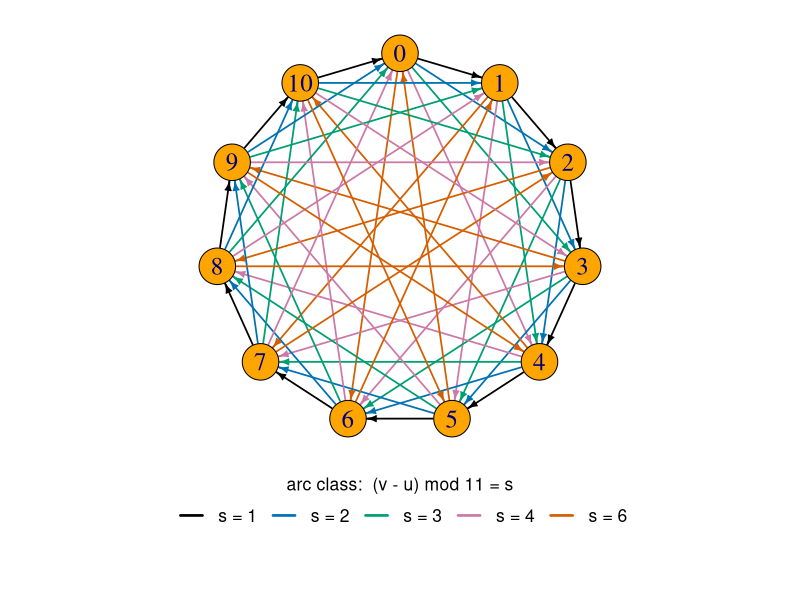

Write R code to recreate this figure.
# cA3.pdf (manuscript Figure 5, Counterexample 5.2): the unique regular
# counterexample to A(3) at n = 11 -- the circulant tournament on Z_11 with
# connection set S = {1,2,3,4,6} (arc u -> v iff (v-u) mod 11 in S).
# The drawing places the residues 0..10 on a circle (0 at top, clockwise) and
# colours each arc by its step (v-u) mod 11, so the five translation-classes of
# arcs -- the connection set that defines the tournament -- are visible, and the
# C_11 rotational symmetry (Aut(cA3) = C_11) is manifest.
#
# Self-verification before plotting: (a) exactly one arc per pair (tournament);
# (b) regular, every out-degree 5; (c) the six-order 2/3-certificate of
# Appendix D makes every one of the 55 arcs forward in exactly 4 of the 6 orders
# (all arcs tight at 4/6 = 2/3), so alpha* = 2/3. The script stops on any mismatch.
library(igraph)
# outputs are written to the working directory -- run this script from its own folder

n = 11
S = c(1, 2, 3, 4, 6)

# build the circulant (residues 0..10 <-> internal vertices 1..11)
adj = matrix(FALSE, n, n)
for (u in 0:10) for (s in S) {
  v = (u + s) %% 11
  adj[u + 1, v + 1] = TRUE
}
for (i in 1:(n - 1)) for (j in (i + 1):n) stopifnot(adj[i, j] + adj[j, i] == 1)  # tournament
stopifnot(all(rowSums(adj) == 5))                                                # regular

# the six-order 2/3-certificate (Appendix D; residue labels, earliest first)
orders = list(
  c(10, 0, 1, 2, 3, 4, 5, 6, 7, 8, 9),
  c( 4, 5, 6, 7, 8, 9,10, 0, 1, 2, 3),
  c( 7, 9, 0, 2, 4, 6, 8,10, 1, 3, 5),
  c( 8,10, 1, 3, 5, 7, 9, 0, 2, 4, 6),
  c( 2, 5, 8, 0, 3, 6, 9, 1, 4, 7,10),
  c( 3, 6, 9, 1, 4, 7,10, 2, 5, 8, 0))
fwd = matrix(0L, n, n)
for (O in orders) {
  pos = integer(n); pos[O + 1] = 1:n
  for (u in 0:10) for (v in 0:10) if (adj[u + 1, v + 1] && pos[u + 1] < pos[v + 1])
    fwd[u + 1, v + 1] = fwd[u + 1, v + 1] + 1L
}
stopifnot(all(fwd[adj] == 4))    # every arc forward in exactly 4/6 orders => alpha* = 2/3
cat("cA3 checks passed: tournament, regular (out-deg 5), all 55 arcs tight at 4/6 = 2/3\n")

# edge list, coloured by step class
pal = c("1" = "#000000", "2" = "#0072B2", "3" = "#009E73",
        "4" = "#CC79A7", "6" = "#D55E00")
edges = NULL; ecol = NULL
for (u in 0:10) for (s in S) {
  v = (u + s) %% 11
  edges = rbind(edges, c(u + 1, v + 1))
  ecol = c(ecol, pal[as.character(s)])
}
g = graph_from_edgelist(edges, directed = TRUE)

# circle layout: residue r at angle pi/2 - 2*pi*r/11 (residue 0 at top, clockwise)
lay = matrix(0, n, 2)
for (i in 1:n) {
  ang = pi / 2 - 2 * pi * (i - 1) / n
  lay[i, ] = c(cos(ang), sin(ang))
}

pdf("cA3.pdf", width = 6.5, height = 7.3)
par(mar = c(0.5, 0.4, 0.4, 0.4), xpd = NA)
# widen the y-window below the unit circle so the legend sits in clear space,
# well below vertices 5 and 6 (which lie at the bottom of the circle)
plot(g, layout = lay, ylim = c(-1.72, 1.03),
     vertex.color = "orange", vertex.label = 0:10,
     vertex.label.color = "navy", vertex.label.cex = 1.5, vertex.size = 20,
     edge.color = ecol, edge.width = 1.7, edge.arrow.size = 0.5, edge.curved = 0)
legend(x = 0, y = -1.30, xjust = 0.5, yjust = 1, horiz = TRUE,
       legend = paste0("s = ", names(pal)), col = pal, lwd = 2.6,
       bty = "n", cex = 1.05, seg.len = 1.4,
       title = expression("arc class:  (v - u) mod 11 = s"))
dev.off()
cat("cA3.pdf written\n")
